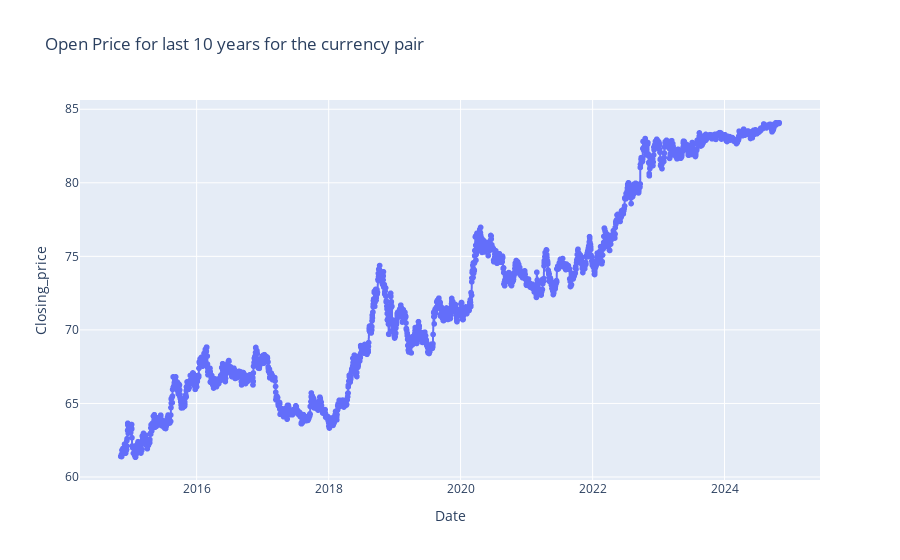

Source (notebook cell):
### Code cell
import plotly.express as px
def plot_df(df, x, y, title="", xlabel='Date', ylabel='Closing_price'):
    fig = px.line(df, x=x, y=y, title=title, labels={x: xlabel, y: ylabel}, 
                  line_shape='linear', markers=True)
    fig.update_layout(title=title, xaxis_title=xlabel, yaxis_title=ylabel)
    fig.show() 

a = usd_inr[["Date","Closing_price"]]
plot_df(a, x='Date', y="Closing_price", title=f'Open Price for last 10 years for the currency pair ')

### Figure 1 — Plotly figure (JSON) as saved in the notebook; plotly's stock layout.template omitted (floating-point values rounded to 4 significant figures; data arrays with more than 128 entries replaced by an {"elided": "..."} marker saying what was removed)
{"data": [{"hovertemplate": "Date=%{x}<br>Closing_price=%{y}<extra></extra>", "legendgroup": "", "line": {"color": "#636efa", "dash": "solid", "shape": "linear"}, "marker": {"symbol": "circle"}, "mode": "lines+markers", "name": "", "showlegend": false, "type": "scattergl", "x": {"elided": "2603 str values"}, "xaxis": "x", "y": {"elided": "2603 float values"}, "yaxis": "y"}], "layout": {"legend": {"tracegroupgap": 0}, "title": {"text": "Open Price for last 10 years for the currency pair "}, "xaxis": {"anchor": "y", "domain": [0, 1], "title": {"text": "Date"}}, "yaxis": {"anchor": "x", "domain": [0, 1], "title": {"text": "Closing_price"}}}}
